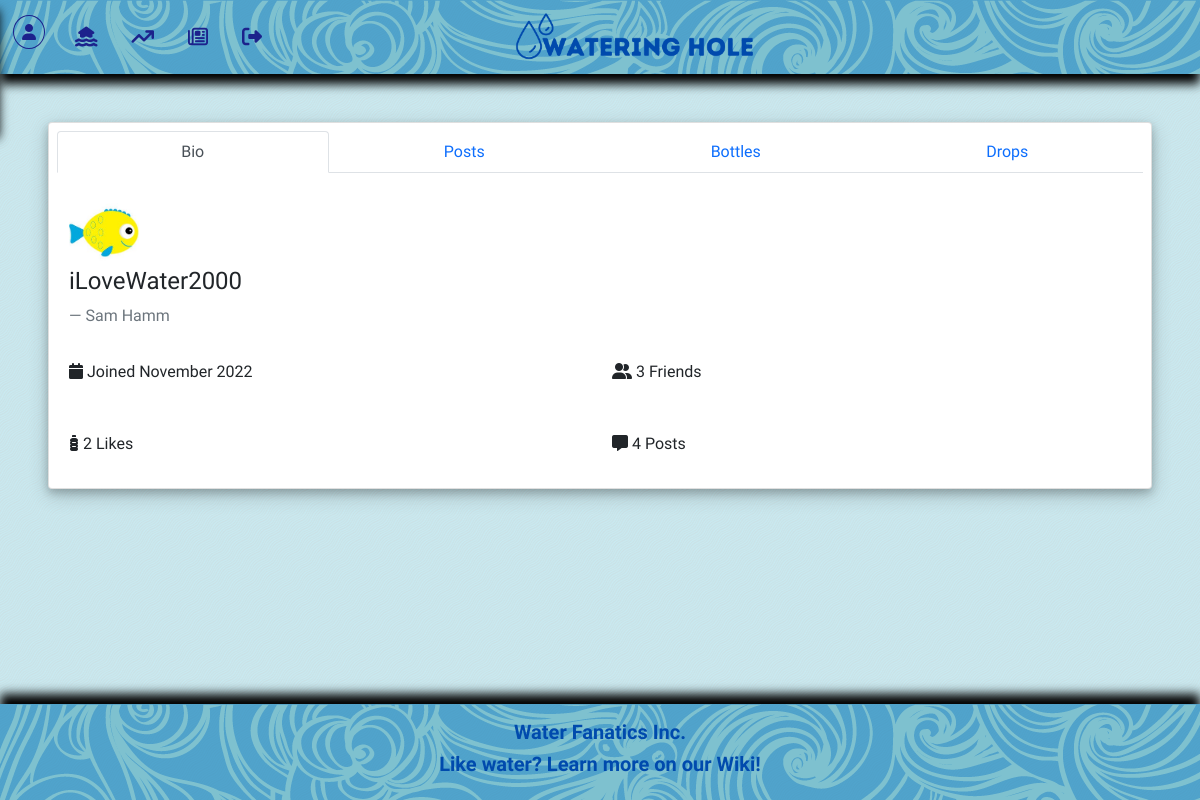
Page /profile.php?username=iLoveWater2000 (signed in) on the committed database.
### tables this page shows
CREATE TABLE `users` (
  `username` varchar(70) NOT NULL,
  `firstName` varchar(50) NOT NULL,
  `lastName` varchar(50) NOT NULL,
  `password` varchar(150) NOT NULL,
  `email` varchar(150) NOT NULL,
  `count` int(20) NOT NULL,
  `pic` tinytext NOT NULL
);

### profile.php (the view, shortened to what this page needs)
<?php
$servername = "localhost";
$dbusername = "INFX371";
$password = "P*ssword";
$dbname = "friend";
$db = new mysqli($servername, $dbusername, $password, $dbname);
$username = $_GET['username'];
$userInfo = $db->query("SELECT * FROM users WHERE username='$username'");
$user = $userInfo->fetch_assoc();
$count = $db->query("SELECT COUNT(postID) FROM posts WHERE user='$username'");
$countPosts = $count->fetch_column();
$friends = $db->query("SELECT COUNT(user1) FROM friends
                        WHERE (user1='$username' OR user2='$username');");
$friendCount = $friends->fetch_column();
$likesGiven = $db->query("SELECT COUNT(likeID) FROM likes WHERE liker='$username'");
$likesGivenOut = $likesGiven->fetch_column();
?>
<!DOCTYPE html>
<html lang="en">
<head>
    <link href="https://cdn.jsdelivr.net/npm/bootstrap@5.0.2/dist/css/bootstrap.min.css" rel="stylesheet">
    <link href="dashboard.css" rel="stylesheet" type="text/css">
</head>
<body>
    <nav class="navbar navbar-expand-sm" id="top">
        <ul class="navbar-nav">
            <li class="nav-item">
                <div>
                    <button class="btn" type="button" data-bs-toggle="offcanvas" data-bs-target="#offcanvasLeft">
                        <i class="fa-solid fa-user fa-1x fa-border"></i>
                    </button>
                </div>
            </li>
            <li class="nav-item">
                <button class="btn p-2" data-bs-toggle="tooltip" title="Home">
                    <a class="nav-link" href="dashboard.php"><i class="fa-solid fa-house-flood-water fa-lg" id="titleicons"></i></a>
                </button>
            </li>
            <li class="nav-item">
                <button class="btn p-2" data-bs-toggle="tooltip" title="Trending">
                    <a class="nav-link" href="#"><i class="fa-solid fa-arrow-trend-up fa-lg" id="titleicons"></i></a>
                </button>
            </li>
            <li class="nav-item">
                <button class="btn p-2" data-bs-toggle="tooltip" title="News">
                    <a class="nav-link" href="#"><i class="fa-regular fa-newspaper fa-lg" id="titleicons"></i></a>
                </button>
            </li>
            <li class="nav-item">
                <button class="btn p-2" data-bs-toggle="tooltip" title="Sign Out">
                    <a class="nav-link" href="#"><i class="fa-solid fa-right-from-bracket fa-lg" id="titleicons"></i></a>
                </button>
            </li>
        </ul>
    </nav>
    <div class="mx-auto" id="z">
        <a href="dashboard.php"><img src="largelogo.png" alt="Logo"></a>
    </div>
    <div class="m-5 card p-2 d-flex justify-content-center">
        <ul class="nav nav-tabs nav-justified" role="tablist">
            <li class="nav-item">
                <a data-bs-toggle="tab" href="#bio" class="nav-link active" id="tab">Bio</a>
            </li>
            <li class="nav-item">
                <a data-bs-toggle="tab" href="#comments" class="nav-link" id="tab">Posts</a>
            </li>
            <li class="nav-item">
                <a data-bs-toggle="tab" href="#bottles" class="nav-link" id="tab">Bottles</a>
            </li>
            <li class="nav-item">
                <a data-bs-toggle="tab" href="#drops" class="nav-link" id="tab">Drops</a>
            </li>
        </ul>
        <div class="tab-content">
            <div class="tab-pane container active" id="bio"><br>
                <div>
                    <img src=<?php echo $user['pic'];?> alt=profilepic class="profilepic"></img>
                    <h4><?php echo $user['username'];?></h4>
                    <div class="fs-6 blockquote-footer my-2"><?php echo $user['firstName']; echo ' '; echo $user['lastName'];?></div>
                    <div class="row">
                        <span class="col fs-6 my-4"><i class="fa-solid fa-calendar"></i> Joined November 2022</span>
                        <span class="col fs-6 my-4"><i class="fa-solid fa-user-group"></i> <?php echo $friendCount;?> Friends</span>
                    </div>
                    <div class="row">
                        <span class="col fs-6 my-4"><i class="fa-solid fa-bottle-water"></i> <?php echo $likesGivenOut;?> Likes</span>
                        <span class="col fs-6 my-4"><i class="fa-solid fa-message"></i> <?php echo $countPosts;?> Posts</span>
                    </div>
                </div>
            </div>
        </div>
    </div>
    <footer class="container-fluid mt-5 py-3 text-center" id="footerprofile">
        <h5><strong>Water Fanatics Inc.</strong></h5>
        <h5><strong><a class="linkdecorationrm" href="wiki/home.php">Like water? Learn more on our Wiki!</a></strong></h5>
    </footer>
</body>
</html>

### dashboard.css (style rules this page uses)
body { background: #caf0f8 url("diagonal-waves.png") repeat; font-family: 'Fauna One', serif; font-size: 16px; }
.card { display: inline-block; box-shadow: 0 4px 8px 0 rgba(0, 0, 0, 0.2), 0 6px 20px 0 rgba(0, 0, 0, 0.19); }
footer { background: rgba(0, 119, 182, .6) url("background1.png"); position: absolute; bottom: 0; box-shadow: 0px 10px 10px black inset; color: #004aad; }
#footerprofile { background: rgba(0, 119, 182, .6) url("background1.png"); position: absolute; bottom: 0; box-shadow: 0px -10px 10px black; color: #004aad; }
#top { background: rgba(0, 119, 182, .6) url("background1.png"); box-shadow: 0px 10px 10px black; color: #1c228c; }
.btn { color: #1c228c; }
button i { --fa-border-radius: 100%; --fa-border-padding: 8px; --fa-border-color: #1c228c; --fa-pull-margin: 4px; }
#z { z-index: 1100; text-align: center; position: absolute; left: 42%; top: 1%; }
#z a img { height: 60px; width: auto; text-align: center; }
.linkdecorationrm { text-decoration: none; color: #004aad; }
#titleicons { color: #1c228c; }
img.profilepic { width: 70px; margin-right: 10px; }

### rows in the picture
users: pic (picture), username "iLoveWater2000", firstName "Sam", lastName "Hamm"

### other values in the picture
$friendCount "3"
$likesGivenOut "2"
$countPosts "4"
